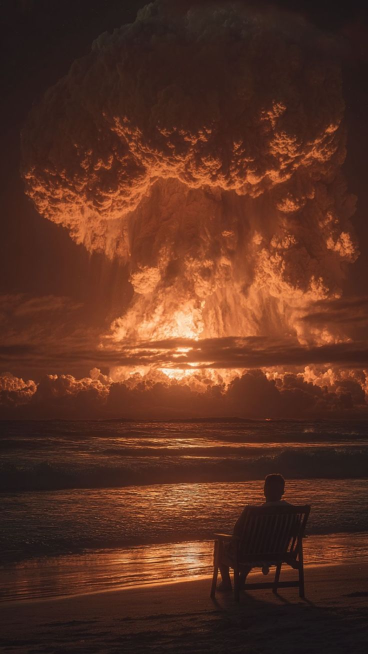
#> input picture data/_.jpeg, 736 x 1308 px (shown at 1/2 size)
$ python resizing_and_cropping.py
#> lines starting #> are read from the running program, lines starting #| are printed output that depends on the picture
import cv2
import os

img = cv2.imread(os.path.join('.', 'data', '_.jpeg'))
#> img is the input picture: shape (1308, 736, 3); mean B, G, R 34.3, 49.8, 90.2

resized_img = cv2.resize(img, (3924, 2208))
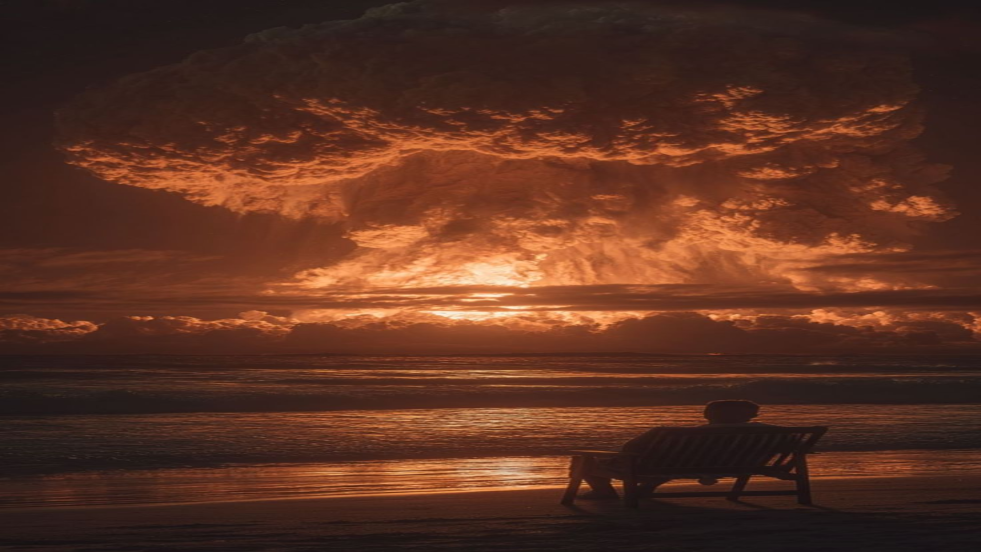
#> resized_img: shape (2208, 3924, 3) (shown at 1/4 size); mean B, G, R 34.2, 49.7, 90.1

cropped_img = resized_img[1000:1500, 840:1420]
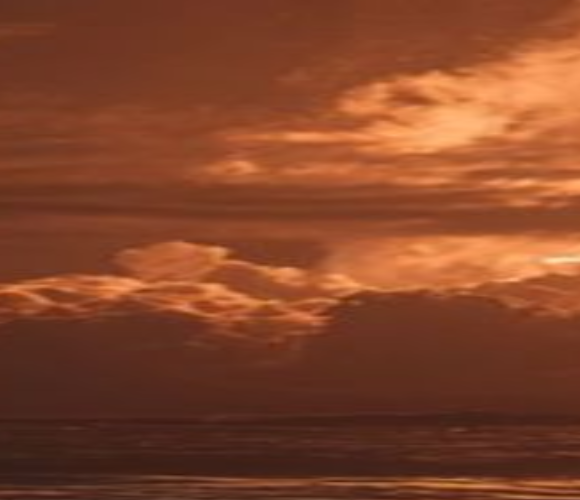
#> cropped_img: shape (500, 580, 3); mean B, G, R 41.3, 68.4, 131.2

print(img.shape)
#| (1308, 736, 3)
print(resized_img.shape)
#| (2208, 3924, 3)

cv2.imshow('resim', img)
cv2.imshow('boyutu degistirilmis resim', resized_img)
cv2.imshow('kirpilmis resim', cropped_img)
cv2.waitKey(0)
